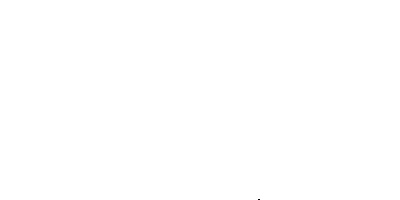
Frame 1 (no input)
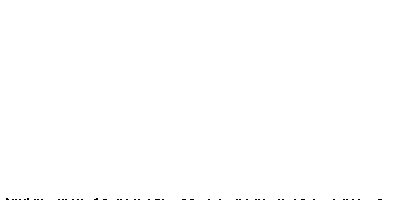
Frame 60 (the mouse pressed at the canvas centre just before this capture)
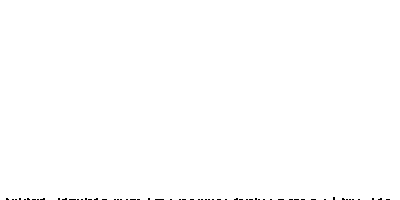
Frame 120 (the mouse held since frame 60 and released just before this capture)

The Processing sketch that drew these frames (run headless with seeded random() and noise(); from frame 60 on, the mouse is pressed at the canvas centre):

// Processing sketch: processing_102082
// ── processing_102082.pde

// Q6
// rs は int 型の配列、rs[i]には、値 i の出現回数を保存しておく
int[] rs;
void setup(){
 size(400,200);
 rs = new int[400]; //10 個の要素を確保
 for(int i=0;i<rs.length;i++){ 
   // 配列 rs の各要素の値を 0 にする
   rs[i] = 0 ; 
 }
}

void draw(){
  background(255); stroke(0); fill(128);
  //0〜～9 までの整数の乱数を発生させる 
  int r =int(random(rs.length));
  rs[r]+=1; // 値rの出現回数を1回増やす 
  int barWidth = int(width/rs.length); 
  for(int i=0;i<rs.length;i++){
    rect(barWidth*i,height-rs[i], barWidth, rs[i]);
  }
}
